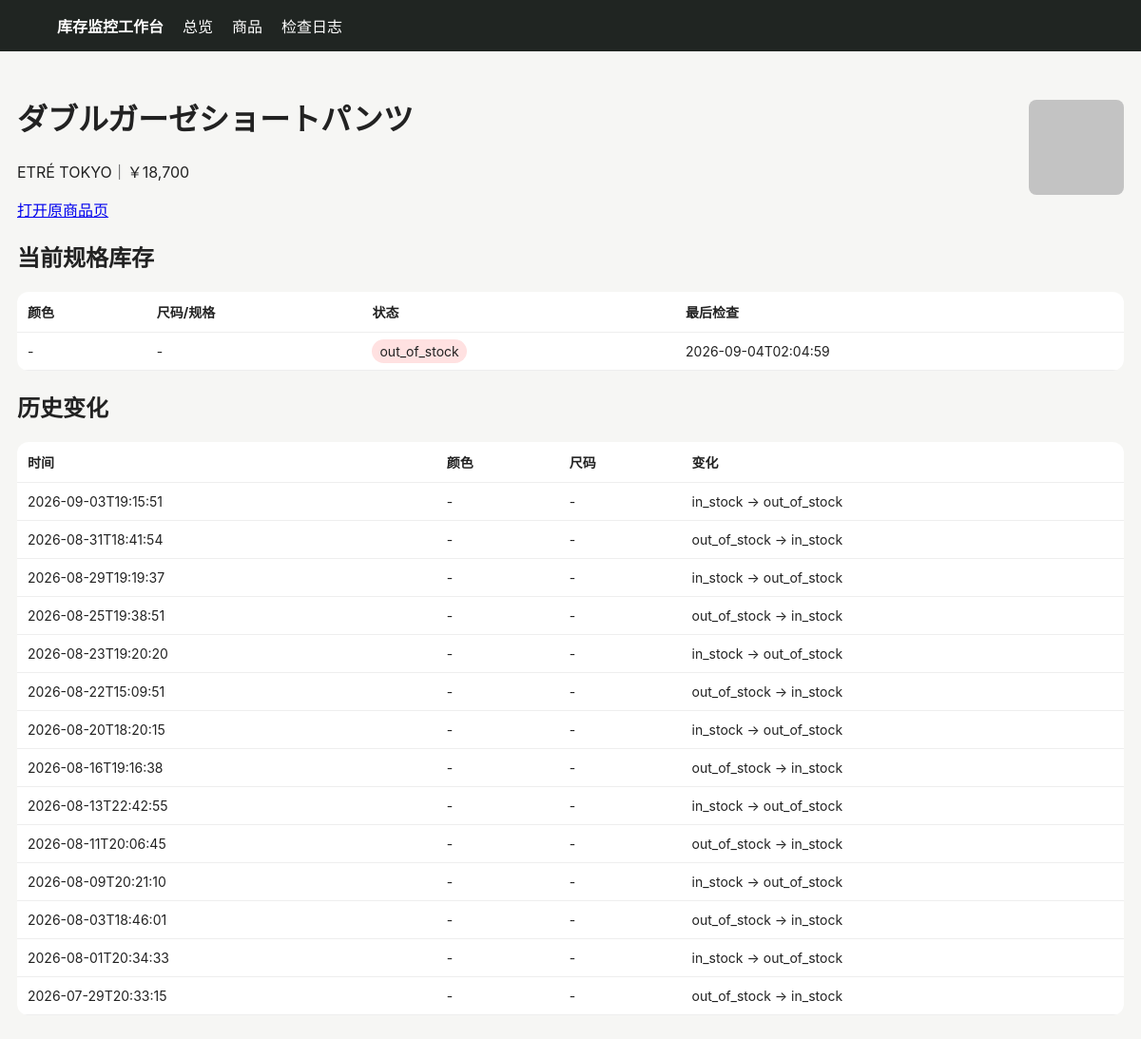
The app's page /product/242, older data.
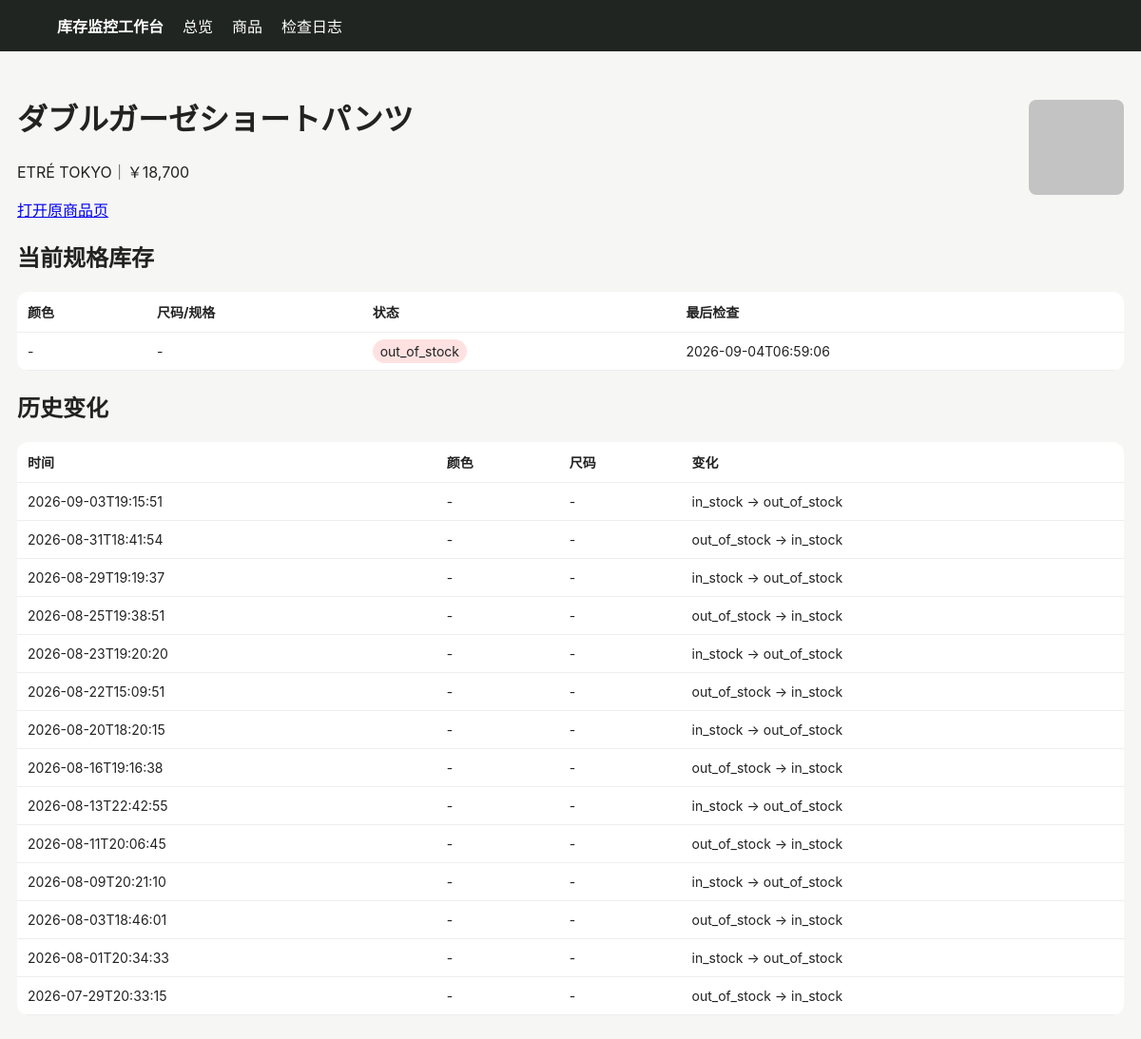
The same page, newer data.
### tables this page shows
CREATE TABLE products (
 id INTEGER PRIMARY KEY AUTOINCREMENT,
 site TEXT NOT NULL,
 url TEXT NOT NULL UNIQUE,
 name TEXT NOT NULL,
 price TEXT,
 image_url TEXT,
 first_seen TEXT NOT NULL,
 last_seen TEXT NOT NULL
);

CREATE TABLE variants (
 id INTEGER PRIMARY KEY AUTOINCREMENT,
 product_id INTEGER NOT NULL,
 color TEXT NOT NULL DEFAULT '',
 size TEXT NOT NULL DEFAULT '',
 status TEXT NOT NULL,
 last_checked TEXT NOT NULL,
 UNIQUE(product_id, color, size)
);

CREATE TABLE changes (
 id INTEGER PRIMARY KEY AUTOINCREMENT,
 product_id INTEGER NOT NULL,
 color TEXT NOT NULL DEFAULT '',
 size TEXT NOT NULL DEFAULT '',
 old_status TEXT NOT NULL,
 new_status TEXT NOT NULL,
 detected_at TEXT NOT NULL
);

### app/main.py (the view)
@app.get("/product/{pid}")
def product(request: Request, pid: int):
    with conn() as c:
        p=c.execute("SELECT * FROM products WHERE id=?",(pid,)).fetchone()
        vs=c.execute("SELECT * FROM variants WHERE product_id=? ORDER BY color,size",(pid,)).fetchall()
        cs=c.execute("SELECT * FROM changes WHERE product_id=? ORDER BY detected_at DESC",(pid,)).fetchall()
    return templates.TemplateResponse("product.html", {"request":request,"p":p,"variants":vs,"changes":cs})

### app/templates/product.html
{% extends "base.html" %}{% block content %}<div class="top"><div><h1>{{p.name}}</h1><p>{{p.site}}｜{{p.price}}</p><a href="{{p.url}}" target="_blank">打开原商品页</a></div>{% if p.image_url %}<img class="thumb" style="width:100px;height:100px" src="{{p.image_url}}">{% endif %}</div>
<h2>当前规格库存</h2><table><tr><th>颜色</th><th>尺码/规格</th><th>状态</th><th>最后检查</th></tr>{% for v in variants %}<tr><td>{{v.color or "-"}}</td><td>{{v.size or "-"}}</td><td><span class="badge {{v.status}}">{{v.status}}</span></td><td>{{v.last_checked}}</td></tr>{% endfor %}</table>
<h2>历史变化</h2><table><tr><th>时间</th><th>颜色</th><th>尺码</th><th>变化</th></tr>{% for c in changes %}<tr><td>{{c.detected_at}}</td><td>{{c.color or "-"}}</td><td>{{c.size or "-"}}</td><td>{{c.old_status}} → {{c.new_status}}</td></tr>{% endfor %}</table>{% endblock %}

### app/templates/base.html (shortened to what this page needs)
<!doctype html><html lang="zh-CN"><head><meta charset="utf-8"><meta name="viewport" content="width=device-width,initial-scale=1">
</head><body><nav><strong>库存监控工作台</strong><a href="/">总览</a><a href="/products">商品</a><a href="/logs">检查日志</a></nav><main>{% block content %}{% endblock %}</main></body></html>

### app/templates/base.html (style rules this page uses)
body { font-family:-apple-system,BlinkMacSystemFont,"Segoe UI",sans-serif;background:#f6f6f4;color:#222;margin:0 }
nav { background:#202522;color:#fff;padding:15px 5%;display:flex;gap:20px;align-items:center }
nav a { color:#fff;text-decoration:none }
main { max-width:1180px;margin:25px auto;padding:0 18px }
table { width:100%;border-collapse:collapse;background:#fff;border-radius:12px;overflow:hidden }
th,td { padding:11px;border-bottom:1px solid #eee;text-align:left;font-size:14px }
.badge { padding:4px 8px;border-radius:999px;background:#eee }
.out_of_stock { background:#ffe1e1 }
img.thumb { width:52px;height:52px;object-fit:cover;border-radius:8px }
.top { display:flex;justify-content:space-between;align-items:center;margin-bottom:18px }

Row changes from the older to the newer data that the page shows:
changed variants "out_of_stock": last_checked "2026-09-04T02:04:59" → "2026-09-04T06:59:06"
